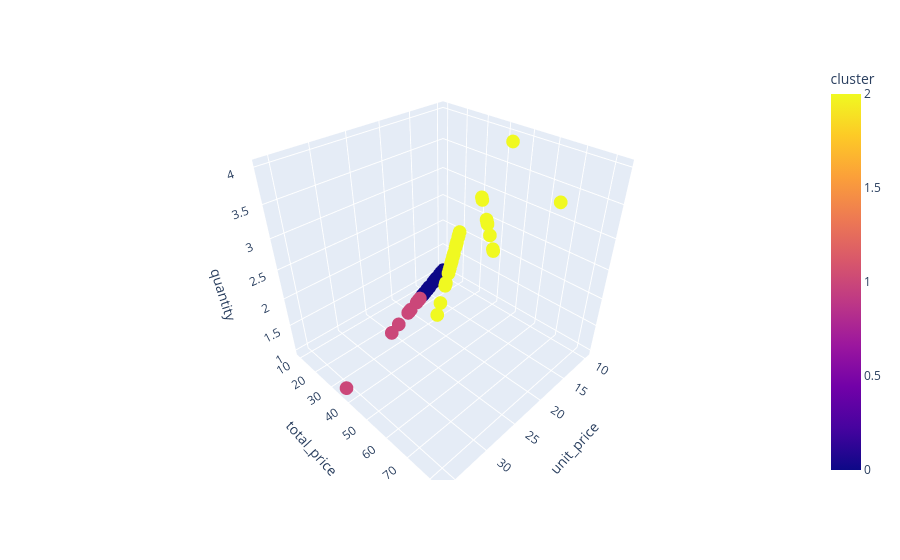

Notebook code cell kept with this figure:
### Code cell
px.scatter_3d(
    df,
    x='unit_price',
    y='total_price',
    z='quantity',
    color='cluster'
 )

### Figure 1 — Plotly figure (JSON) as saved in the notebook; plotly's stock layout.template omitted (floating-point values rounded to 4 significant figures; data arrays with more than 128 entries replaced by an {"elided": "..."} marker saying what was removed)
{"data": [{"hovertemplate": "unit_price=%{x}<br>total_price=%{y}<br>quantity=%{z}<br>cluster=%{marker.color}<extra></extra>", "legendgroup": "", "marker": {"color": {"elided": "48620 int values"}, "coloraxis": "coloraxis", "symbol": "circle"}, "mode": "markers", "name": "", "scene": "scene", "showlegend": false, "type": "scatter3d", "x": {"elided": "48620 float values"}, "y": {"elided": "48620 float values"}, "z": {"elided": "48620 int values"}}], "layout": {"coloraxis": {"colorbar": {"title": {"text": "cluster"}}, "colorscale": [[0, "#0d0887"], [0.1111, "#46039f"], [0.2222, "#7201a8"], [0.3333, "#9c179e"], [0.4444, "#bd3786"], [0.5556, "#d8576b"], [0.6667, "#ed7953"], [0.7778, "#fb9f3a"], [0.8889, "#fdca26"], [1, "#f0f921"]]}, "legend": {"tracegroupgap": 0}, "margin": {"t": 60}, "scene": {"domain": {"x": [0, 1], "y": [0, 1]}, "xaxis": {"title": {"text": "unit_price"}}, "yaxis": {"title": {"text": "total_price"}}, "zaxis": {"title": {"text": "quantity"}}}}}
